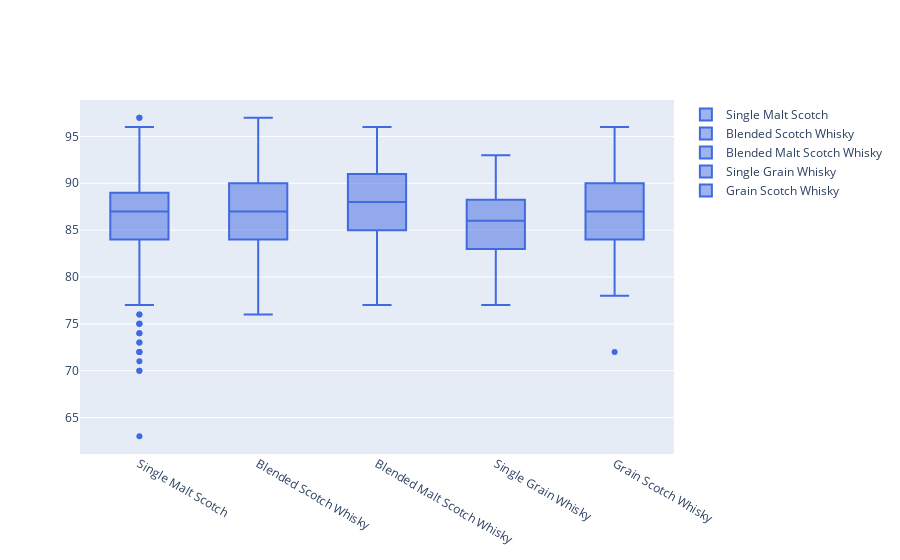

This figure's notebook cell:
### Markdown cell above
## Average  Review Points per Category
### Including Outliers

### Code cell
# Observe that he median points have a small range of values: 
# from 86 (Single Grain) to 88 (Blended Malts)
# Reviews are very similar across the board (similar medians)
y0 = review[review.category=="Single Malt Scotch"]['review.point'].values
y1 = review[review.category=="Blended Scotch Whisky"]['review.point'].values
y2 = review[review.category=="Blended Malt Scotch Whisky"]['review.point'].values
y3 = review[review.category=="Single Grain Whisky"]['review.point'].values
y3 = review[review.category=="Single Grain Whisky"]['review.point'].values
y4 = review[review.category=="Grain Scotch Whisky"]['review.point'].values
fig = go.Figure()
fig.add_trace(go.Box(y=y0, name='Single Malt Scotch',marker_color = 'royalblue'))
fig.add_trace(go.Box(y=y1, name = 'Blended Scotch Whisky',marker_color = 'royalblue'))
fig.add_trace(go.Box(y=y2, name = 'Blended Malt Scotch Whisky',marker_color = 'royalblue'))
fig.add_trace(go.Box(y=y3, name = 'Single Grain Whisky',marker_color = 'royalblue'))
fig.add_trace(go.Box(y=y4, name = 'Grain Scotch Whisky',marker_color = 'royalblue'))
fig.show()

### Figure 1 — Plotly figure (JSON) as saved in the notebook; plotly's stock layout.template omitted (floating-point values rounded to 4 significant figures; data arrays with more than 128 entries replaced by an {"elided": "..."} marker saying what was removed)
{"data": [{"marker": {"color": "royalblue"}, "name": "Single Malt Scotch", "type": "box", "y": {"elided": "1819 int values"}}, {"marker": {"color": "royalblue"}, "name": "Blended Scotch Whisky", "type": "box", "y": {"elided": "211 int values"}}, {"marker": {"color": "royalblue"}, "name": "Blended Malt Scotch Whisky", "type": "box", "y": {"elided": "132 int values"}}, {"marker": {"color": "royalblue"}, "name": "Single Grain Whisky", "type": "box", "y": [93, 92, 92, 92, 92, 92, 91, 90, 90, 90, 89, 89, 89, 89, 88, 88, 88, 88, 88, 88, 88, 87, 87, 87, 87, 86, 86, 86, 86, 86, 85, 85, 84, 84, 84, 84, 84, 84, 84, 84, 83, 83, 83, 83, 82, 82, 82, 81, 80, 80, 80, 80, 79, 78, 78, 77, 77]}, {"marker": {"color": "royalblue"}, "name": "Grain Scotch Whisky", "type": "box", "y": [96, 94, 93, 92, 90, 90, 90, 90, 89, 88, 88, 88, 87, 87, 87, 87, 86, 86, 85, 85, 84, 84, 83, 81, 81, 81, 78, 72]}], "layout": {}}
